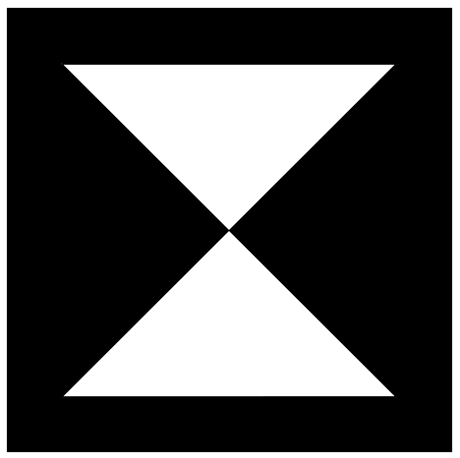
//> input picture src/marker_picture.png, 460 x 458 px, given in place of the camera
$ ./TRACKMARKER   (built with g++ and OpenCV 4)
//> lines starting //> are read from the running program, lines starting //| are printed output that depends on the picture; after the words box and inside, x2 and y2 are one past the last pixel; in counts of white or black regions, pixels touching at a corner belong together
//> further down, frame_next is the input picture: 458 rows x 460 cols, CV_8UC3; min 0, max 255, mean 81.8
#include <opencv2/highgui.hpp>
#include <opencv2/video/tracking.hpp>
#include <cmath>
#include <time.h>
#include <iostream>
#include <fstream>
#include <cstdio>
#include <pthread.h>
#include <unistd.h>
#include <string>
#include "json.hpp"
#include <time.h>


using namespace cv;
using namespace std;


class Triangle
{
	public:
		vector<Point> contour;
		Point center;
};
class Square
{
	public:
		vector<Point> contour;
		Point center;
		vector<Triangle> triangles;
};


double angle(Point pt1, Point pt2, Point pt0) {
	double dx1 = pt1.x - pt0.x;
	double dy1 = pt1.y - pt0.y;
	double dx2 = pt2.x - pt0.x;
	double dy2 = pt2.y - pt0.y;
	return (dx1*dx2 + dy1*dy2) / sqrt((dx1*dx1 + dy1*dy1)*(dx2*dx2 + dy2*dy2) + 1e-10);
}

Mat frame;
vector<vector<Point> > contours;
vector<Point> approximace;


vector<Point2f> MarkerDetector(Mat gray)
{
	vector<Square> ctverec;

	medianBlur(gray, gray, 9);
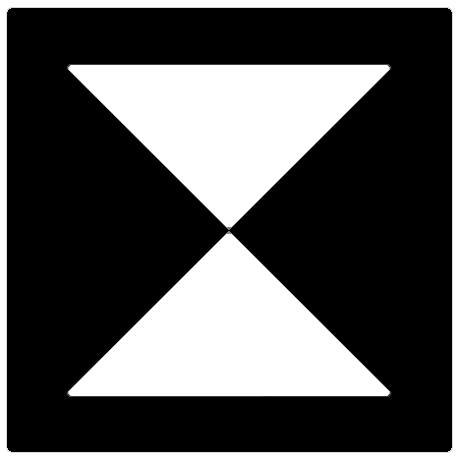
//> gray: 458 rows x 460 cols, CV_8UC1; min 0, max 255, mean 81.8
	adaptiveThreshold(gray, gray, 255, CV_ADAPTIVE_THRESH_GAUSSIAN_C, CV_THRESH_BINARY, 15, -5);
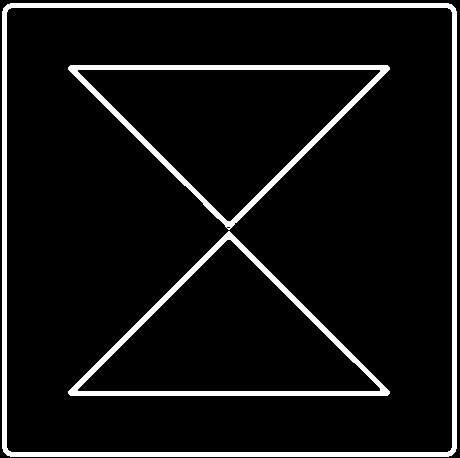
//> gray: 458 rows x 460 cols, CV_8UC1; 8.1% white; 3 white regions

	/*
		src – Source 8 - bit single - channel image.
		dst – Destination image of the same size and the same type as src .
		maxValue – Non - zero value assigned to the pixels for which the condition is satisfied.See the details below.
		adaptiveMethod – Adaptive thresholding algorithm to use, ADAPTIVE_THRESH_MEAN_C or ADAPTIVE_THRESH_GAUSSIAN_C.See the details below.
		thresholdType – Thresholding type that must be either THRESH_BINARY or THRESH_BINARY_INV .
		blockSize – Size of a pixel neighborhood that is used to calculate a threshold value for the pixel : 3, 5, 7, and so on.
		C – Constant subtracted from the mean or weighted mean(see the details below).Normally, it is positive but may be zero or negative as well.
	*/

	Mat drawing;
	vector<Triangle> trojuhelnik;
	vector<Point2f> markerPointy;
	vector<Vec4i> hierarchy;

	findContours(gray, contours, hierarchy, CV_RETR_TREE, CV_CHAIN_APPROX_SIMPLE, Point(0, 0));
//> contours = 7 contours, 1 with area under 20; largest, box (x1, y1, x2, y2) and area: (2, 3, 457, 457) 205574, (6, 7, 453, 453) 198430, (68, 231, 390, 396) 27040, (68, 65, 390, 230) 27012, (77, 239, 381, 392) 23582, (77, 69, 381, 222) 23555

	for (int i = 0; i< (int)contours.size(); i++)
	{
		approxPolyDP(Mat(contours[i]), approximace, arcLength(Mat(contours[i]), true)*0.02, true);

		if (fabs(contourArea(Mat(approximace))) > 20 && isContourConvex(Mat(approximace)))
		{
			double maxCosine = 0;


			if (approximace.size() == 4)
			{
				for (int j = 2; j < 5; j++)
				{
					double cosine = fabs(angle(approximace[j % 4], approximace[j - 2], approximace[j - 1]));
					maxCosine = MAX(maxCosine, cosine);
				}
				if (maxCosine < 0.3)
				{
					Moments mu = moments(approximace, false);
					Square sq;
					sq.contour = approximace;
					sq.center = Point(mu.m10 / mu.m00, mu.m01 / mu.m00);
					ctverec.push_back(sq);
				}
			}
			if (approximace.size() == 3)
			{
				Moments mu = moments(approximace, false);
				Triangle tr;
				tr.contour = approximace;
				tr.center = Point(mu.m10 / mu.m00, mu.m01 / mu.m00);
				trojuhelnik.push_back(tr);
			}
		}
	}
//> this loop made 7 passes
//> tr.contour on passes 3, 4, 5, 7: 3 Points (x, y): [68, 391], [389, 393], [229, 231], 3 Points (x, y): [77, 389], [227, 239], [380, 388], 3 Points (x, y): [68, 67], [228, 229], [389, 69], 3 Points (x, y): [77, 70], [380, 71], [227, 221]

	for (int i = 0; i < (int)ctverec.size(); i++)
	{
		for (int j = 0; j < (int)trojuhelnik.size(); j++)
		{
			double isIn = pointPolygonTest(ctverec[i].contour, trojuhelnik[j].center, false);
			if (isIn==1)
				ctverec[i].triangles.push_back(trojuhelnik[j]);
		}
	}
//> this loop made 2 passes


	for (int i = 0; i < (int)ctverec.size(); i++)
	{
		if (ctverec[i].triangles.size() == 2 || ctverec[i].triangles.size() == 3 || ctverec[i].triangles.size() == 4)
		{
			for (int j = 0; j < (int)ctverec[i].contour.size(); j++)
			{
				markerPointy.push_back(ctverec[i].contour[j]);
			}
			for (int k = 0; k < (int)ctverec[i].triangles.size(); k++)
			{
				for (int l = 0; l < (int)ctverec[i].triangles[k].contour.size(); l++)
				{
					markerPointy.push_back(ctverec[i].triangles[k].contour[l]);
				}
			}
		}
	}
//> after the loop, markerPointy = 32 Points (x, y), first 12: [7, 4], [3, 451], [451, 455], [455, 8], [68, 391], [389, 393], [229, 231], [77, 389], [227, 239], [380, 388], [68, 67], [228, 229]

	return markerPointy;
}


Point2f puvodniStred, stredObrazu;
static bool threadB=false;

ofstream outFile;
nlohmann::json j;

void dataLoger(int dist,float angl)
{
	ofstream log;
	string fileName="log1";
	cin >> fileName;
	log.open(fileName,std::ios::app);
	log << dist*10e-4 << " m " << angl << " degree" << endl;
	log.close();
}

float result[2];
void *SendData(void *)
{
	outFile.open("/home/pi/ramdisk/output.json");
	outFile.close();

	//BLOK PREDAVANI DAT VE FORME JSON FILU
	j["A"]=result[1];
	j["D"]=(int)result[0];
	//ZAPIS NA RAMDISK
	outFile.open("/home/pi/ramdisk/output.json");
	outFile << j;
	outFile.close();

	//MAZANI VYSTUPU KONZOLE KDE VYPISUJEM DATA
	system("clear");
	//PARSOVANI JSON FILU TAK ABYCH JE JEN VYPSAL
	cout << ((string)j.dump(4))<<endl;
	cout << j << endl;
	cout << j.size() << endl;

	/*
	//KALKULACE FPS
	usleep(1000000);
	frameR=iter;
	iter=0;
	*/
	threadB=false;
	pthread_exit(0);
}

int main()
{
	//PROMENNE PRO VYPOCTOVOU CAST
	int goodCount,diff;//iter,frameR
	bool refresh = true;
	float distance,resultx,track, positionX, traPerPx, tanAlfax;
	//PROMENNE PRO DETEKTOR
	Mat frame_prev, frame_next, gray_prev, gray_next;
	vector<Point2f> features_prev, features_next;
	VideoCapture snimekCAM;
	vector<uchar> status;
	vector<float> err;
	RotatedRect q;

	if (!snimekCAM.open(0))
		return 0;

	snimekCAM.set(CV_CAP_PROP_FPS,30);
	snimekCAM.set(CV_CAP_PROP_FRAME_WIDTH, 320);
	snimekCAM.set(CV_CAP_PROP_FRAME_HEIGHT, 240);
	//POCATECNI VYNULOVANI FRAME COUNTERU
	//iter=0;

	for (;;)
	{
		goodCount = 0;
		snimekCAM >> frame_next;
		//ITERACNI PROMENNA PRO FRAME COUNTER
		//iter++;

		if (frame_next.empty())
			break;

		frame = frame_next.clone();
		cvtColor(frame_next, gray_next, CV_BGR2GRAY);

		if (refresh)
		{
			features_next = MarkerDetector(gray_next.clone());
//> features_next has the same summary as markerPointy in MarkerDetector
			if (features_next.size() != 0)
			{
				refresh = false;
			}
		}

		if (refresh)
			features_prev = features_next;

		if (frame_prev.rows > 0 && features_prev.size() > 0)
		{
			calcOpticalFlowPyrLK(gray_prev, gray_next, features_prev, features_next, status, err, Size(20, 20),5,cvTermCriteria(CV_TERMCRIT_ITER | CV_TERMCRIT_EPS,20,.3));

			for (int i = 0; i < (int)features_next.size(); i++)
			{
				if (status[i] == 1 && err[i] <= 10)
				{
					goodCount++;
					circle(frame, Point(features_prev[i].x, features_prev[i].y), 4, Scalar(255, 20, 20), 3);
					q = minAreaRect(features_prev);
					Point2f rectanglePointy[4];
					q.points(rectanglePointy);

					for(int i=0;i<4;i++)
					{
						line(frame,rectanglePointy[i],rectanglePointy[(i+1)%4],Scalar(255,255,0),3,8);
					}
				}
			}
		}

//----------------------------------------VYPOCTY-----------------------------//
		//VYPOCET VZDALENOSTI NA ZAKLADE NAMERENYCH HODNOT
		distance = ((255 * 119) / q.size.height);
		//4.8 mm je sirka CCD 1/3" a 3.67 mm je ohniskova vzdalenost webky C920
		track = (distance * 4.8) / 3.67;
		//ROZMER V XOVE OSE 320 PROTO ZE JE TO ROZLISENI OBRAZU
		traPerPx = track / frame.cols;
//> traPerPx = inf
		//POZICE VZTAZENA KE STREDU OBRAZU
		positionX = abs(stredObrazu.x - (frame.cols / 2));
//> positionX = 230
		//VYPOCET UHLU VZAVISLOSTI NA POZICI A VELIKOSTI
		tanAlfax = atan((traPerPx*positionX) / distance);
//> tanAlfax = nan
		//PREPOCET ARCTAN NA UHEL
		resultx = tanAlfax * 180 / 3.141592;
//> resultx = nan

		//NASTAVENI POLARITY UHLU V OSE X KTERA STRANA JE KLADNA A KTERA ZAPORNA
		if (stredObrazu.x < (320 / 2))
		{
			resultx = (-1)*resultx;
		}

		//VYTVORENI SAMOSTATNYCH PROMENNYCH PRO STREDY A KRESLENI
		stredObrazu.x = q.center.x;
		stredObrazu.y = q.center.y;
		//VYTVORENI DIFERENCE MEZI VYSKOU A SIRKOU
		diff = abs(q.size.height - q.size.width);
		//POKUD POMER VYSKY A SIRKY V PX JE VETSI NEZ 5 ZPET NA TRACK MARKER
		if (diff >= 5)
		{
			goodCount = 0;
		}

		//KRESLENI CAR OS POZDEJI VYRADIM
		line(frame, Point(frame.size().width / 2, 0), Point(frame.size().width / 2, frame.size().height / 2), Scalar(0, 255, 0), 2, 8);
		line(frame, Point(frame.size().width / 2, frame.size().height), Point(stredObrazu.x, stredObrazu.y), Scalar(255, 0, 0), 2, 8);
		line(frame, Point(frame.size().width / 2, frame.size().height / 2), Point(frame.size().width / 2 + 80, frame.size().height / 2), Scalar(255, 0, 255), 2, 8);
		line(frame, Point(frame.size().width / 2, frame.size().height / 2), Point(stredObrazu.x, stredObrazu.y), Scalar(255, 255, 255), 2, 8);
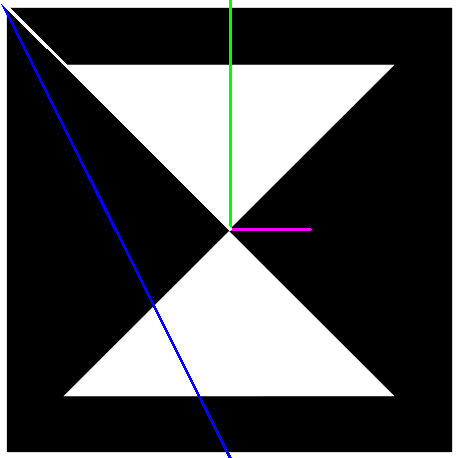
//> frame: 458 rows x 460 cols, CV_8UC3; mean B, G, R 83.2, 82, 81.5

		//TVORBA THREADU KDE SE ODESILAJI DATA DO RAMDISKU
		if(!threadB)
		{
			//UKLADANI VZDALENOSTI V MM
			result[0]=distance;
			//UKLADANI UHLU VE STUPNICH
			result[1]=resultx;
//> result = [inf, nan]
			//POKUD THREADB JE TRUE TAK NETVORIME NOVEJ THREAD
			threadB=true;
			//VYTVORENI THREADU
			pthread_t t1;
			pthread_create(&t1,NULL,SendData,NULL);
			//THREAD SE UKONCI ALE HLAVNI NA NEJ NEMUSI CEKAT
			pthread_detach(t1);
		}


		//VYPSANI AKTULANICH FPS PROGRAMU
		//cout << frameR;
		//VYKRESLENI FRAMU S OSOU
		imshow("frame", frame);
		//PRENOS DALSICH FRAMU DO DALSI ITERACE
		frame_prev = frame_next.clone();
		gray_prev = gray_next.clone();


		if (!refresh)
			features_prev = features_next;
//> features_prev has the same summary as markerPointy in MarkerDetector
		if (goodCount < 3)
		{
			refresh = true;
		}
		int key = waitKey(10);
//> the Esc key is pressed
//> (the run ends here: the program needs code that is not available in this run, at `j["A"]=result[1];`)
